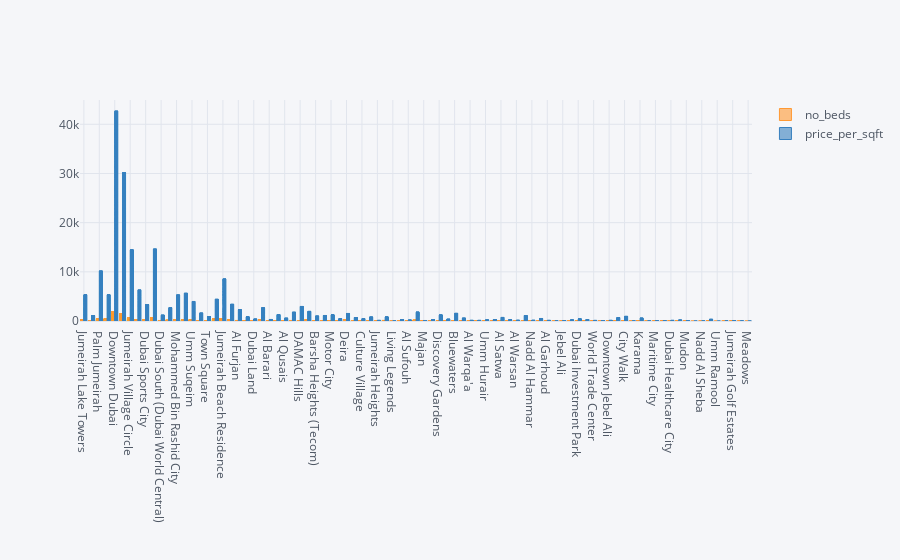

This figure's notebook cell:
### Code cell
df1.iplot(kind="bar",x="area.name",y=["no_beds","price_per_sqft"])

### Figure 1 — Plotly figure (JSON) as saved in the notebook; plotly's stock layout.template omitted (floating-point values rounded to 4 significant figures; data arrays with more than 128 entries replaced by an {"elided": "..."} marker saying what was removed)
{"data": [{"marker": {"color": "rgba(255, 153, 51, 0.6)", "line": {"color": "rgba(255, 153, 51, 1.0)", "width": 1}}, "name": "no_beds", "orientation": "v", "text": "", "x": {"elided": "7674 str values"}, "y": {"elided": "7674 int values"}, "type": "bar"}, {"marker": {"color": "rgba(55, 128, 191, 0.6)", "line": {"color": "rgba(55, 128, 191, 1.0)", "width": 1}}, "name": "price_per_sqft", "orientation": "v", "text": "", "x": {"elided": "7674 str values"}, "y": {"elided": "7674 float values"}, "type": "bar"}], "layout": {"legend": {"bgcolor": "#F5F6F9", "font": {"color": "#4D5663"}}, "paper_bgcolor": "#F5F6F9", "plot_bgcolor": "#F5F6F9", "title": {"font": {"color": "#4D5663"}}, "xaxis": {"gridcolor": "#E1E5ED", "showgrid": true, "tickfont": {"color": "#4D5663"}, "title": {"font": {"color": "#4D5663"}, "text": ""}, "zerolinecolor": "#E1E5ED"}, "yaxis": {"gridcolor": "#E1E5ED", "showgrid": true, "tickfont": {"color": "#4D5663"}, "title": {"font": {"color": "#4D5663"}, "text": ""}, "zerolinecolor": "#E1E5ED"}}}
